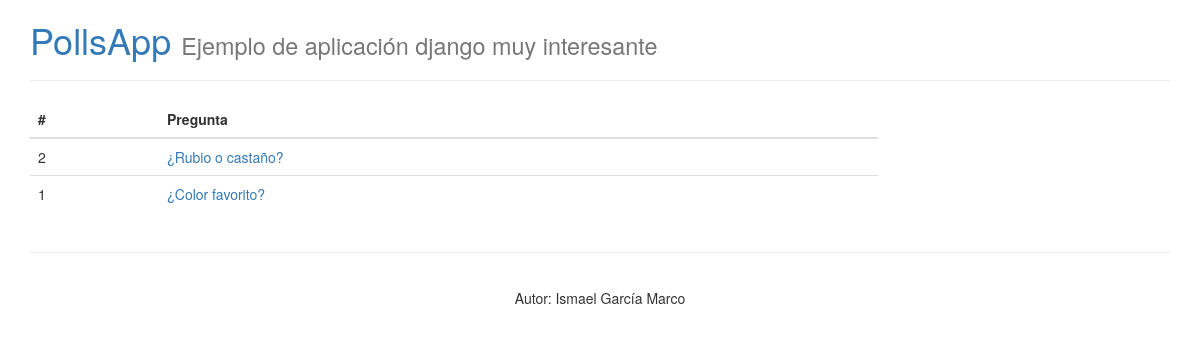
Screenshot of /polls/ with the database file from the repository.
### polls/models.py (models this page shows, shortened)
class Question(models.Model):
	question_text = models.CharField(max_length=200)
	pub_date = models.DateTimeField('date published')

### polls/views.py (the view)
def index(request):
	latest_question_list = Question.objects.order_by('-pub_date')[:5]
	context = {
		'latest_question_list' : latest_question_list
	}
	return render(request,'index.html', context)

### polls/context_processor.py (called while the page is built)
def SiteInfo(request):
	return {
		'site_title' : settings.SITE_TITLE,
		'site_subtitle' : settings.SITE_SUBTITLE,
		'site_credits' : settings.SITE_CREDITS,
	}

def LastActivity(request):
	result = {}
	if 'votes' in request.session:
		pks_list = request.session['votes']
		questions = list(Question.objects.filter(pk__in=pks_list))
		questions.sort(key=lambda t: pks_list.index(t.pk))
		result['last_questions'] = questions
	return result

### polls/templates/index.html
{% extends "layouts/main.html" %}
{% block content %}
{% if latest_question_list %}
	<table class="table">
		<thead>
			<th>#</th>
			<th>Pregunta</th>
		</thead>
		{% for question in latest_question_list %}
			<tr>
				<td>{{question.id}}</td>
				<td>
					<a href="/polls/{{question.id}}">{{question.question_text}}</a>
				</td>
			</tr>
		{% endfor %}
	</table>
{% else %}
	<p>No hay preguntas disponibles</p>
{% endif %}
{% endblock %}

### rows the page displays
Question: id "2", question_text "¿Rubio o castaño?"
Question: id "1", question_text "¿Color favorito?"

### other values shown
{{ site_title }} "PollsApp"
{{ site_subtitle }} "Ejemplo de aplicación django muy interesante"
{{ site_credits }} "Autor: Ismael García Marco"
